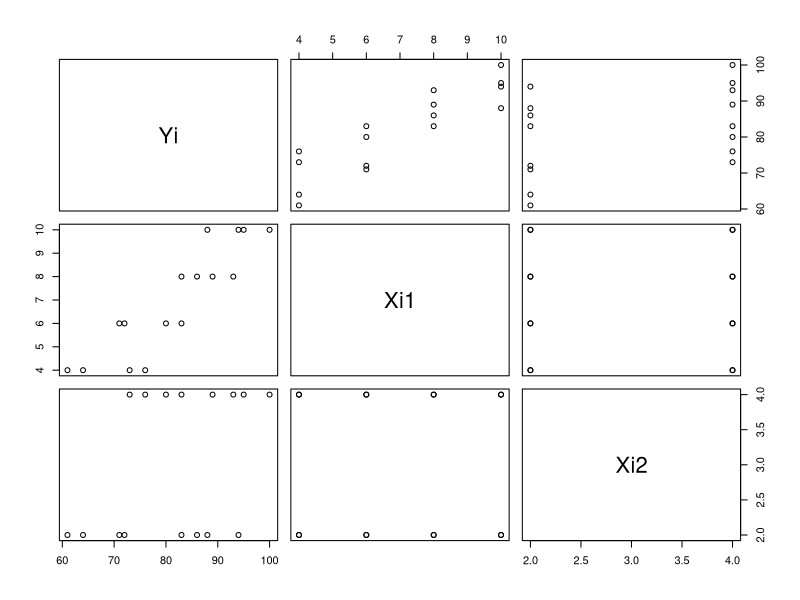

The R source for this figure: (Note: this script raises an error after producing the figure.)
#Chad Huntebrinker

library(readxl)

excel_data <- read_excel("Brand_preference_data.xlsx")
model_1 <- lm(Yi~Xi1+Xi2, data = excel_data)

#Problem 10.15a
pairs(excel_data)
cor(excel_data[,-1])
#It shows there is no association between X1 and X2

#Problem 10.15b
vif(model_1)

#They are both equal to 1 because there is no correlation between the predictor variables